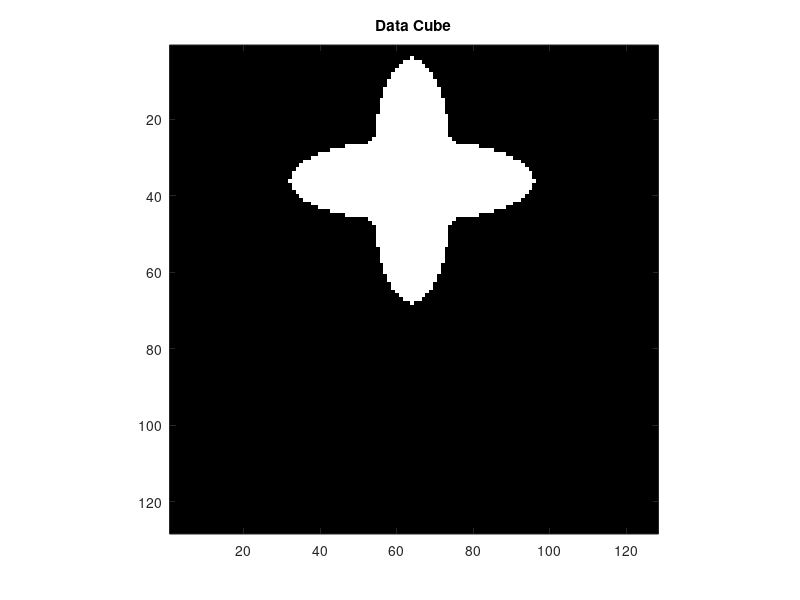

MATLAB code for this plot: (Note: this script raises an error after producing the figure.)

clear all

cur_dir=pwd;
addpath([cur_dir '/3DBP']);
addpath([cur_dir '/Util']);

load StarSize128; % 3D 128x128x128 cube stored at IMSS0
display_data=1; % binary flag for determine to display (set to 1) or not (set to 0)

if display_data==1,
    % display slices of data cube
    [n_isr,n_isc,n_ist] = size(IMSS0);
    for t=1:n_ist,
        figure(1)
        imagesc(squeeze(IMSS0(:,:,t)))
        axis image
        colormap('gray');
        title('Data Cube')
        pause(0.1)
    end %t
end % display_data


decomp=[3 3 4 4];
dsize=[32 32 16 16];
level=4 ; % choose level of decomposition ,

[BP,shear_fe,BP_sizes]=setup_cylindrical_shear(IMSS0,decomp,dsize,level);

[dst]=cylindrical_shear(BP,shear_fe,decomp,level);

[xRec]=rec_cylindrical_shear(BP_sizes,dst,decomp,level);

norm( IMSS0(:)-xRec(:),2)

if display_data==1,
    % display slices of reconstructed data cube
    [r_isr,r_isc,r_ist] = size(xRec);
    for t=1:r_ist,
        figure(2)
        imagesc(squeeze(xRec(:,:,t)))
        axis image
        colormap('gray');
        title('Reconstucted Data Cube')
        pause(0.1)
    end %t
end % display_data
